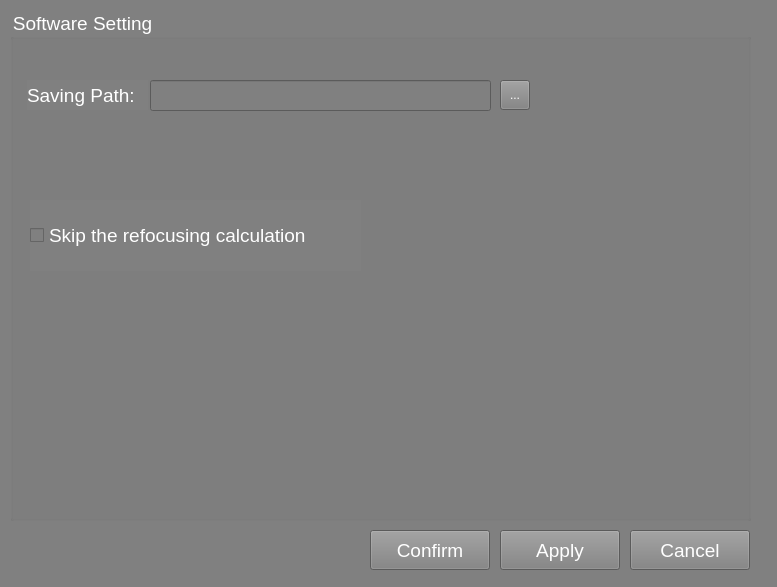
<?xml version="1.0" encoding="UTF-8"?>
<ui version="4.0">
 <class>SoftwareSetting</class>
 <widget class="QWidget" name="SoftwareSetting">
  <property name="geometry">
   <rect>
    <x>0</x>
    <y>0</y>
    <width>777</width>
    <height>587</height>
   </rect>
  </property>
  <property name="contextMenuPolicy">
   <enum>Qt::NoContextMenu</enum>
  </property>
  <property name="windowTitle">
   <string>Software Setting</string>
  </property>
  <property name="windowIcon">
   <iconset resource="UI_res.qrc">
    <normaloff>:/logo/imcl_logo</normaloff>:/logo/imcl_logo</iconset>
  </property>
  <property name="windowOpacity">
   <double>0.900000000000000</double>
  </property>
  <property name="styleSheet">
   <string notr="true">background: gray;
color: rgb(255, 255, 255);</string>
  </property>
  <widget class="QGroupBox" name="groupBox">
   <property name="geometry">
    <rect>
     <x>10</x>
     <y>10</y>
     <width>741</width>
     <height>511</height>
    </rect>
   </property>
   <property name="font">
    <font>
     <pointsize>14</pointsize>
    </font>
   </property>
   <property name="title">
    <string>Software Setting</string>
   </property>
   <widget class="QLineEdit" name="line_editor_project_path">
    <property name="enabled">
     <bool>true</bool>
    </property>
    <property name="geometry">
     <rect>
      <x>140</x>
      <y>70</y>
      <width>341</width>
      <height>31</height>
     </rect>
    </property>
    <property name="minimumSize">
     <size>
      <width>341</width>
      <height>31</height>
     </size>
    </property>
    <property name="font">
     <font>
      <pointsize>14</pointsize>
     </font>
    </property>
   </widget>
   <widget class="QToolButton" name="btn_project_path">
    <property name="enabled">
     <bool>true</bool>
    </property>
    <property name="geometry">
     <rect>
      <x>490</x>
      <y>70</y>
      <width>30</width>
      <height>30</height>
     </rect>
    </property>
    <property name="text">
     <string>...</string>
    </property>
   </widget>
   <widget class="QLabel" name="label_project_path">
    <property name="geometry">
     <rect>
      <x>17</x>
      <y>70</y>
      <width>121</width>
      <height>30</height>
     </rect>
    </property>
    <property name="font">
     <font>
      <pointsize>14</pointsize>
     </font>
    </property>
    <property name="text">
     <string>Saving Path: </string>
    </property>
   </widget>
   <widget class="QCheckBox" name="checkBox">
    <property name="geometry">
     <rect>
      <x>20</x>
      <y>190</y>
      <width>331</width>
      <height>71</height>
     </rect>
    </property>
    <property name="font">
     <font>
      <pointsize>14</pointsize>
     </font>
    </property>
    <property name="text">
     <string>Skip the refocusing calculation</string>
    </property>
   </widget>
  </widget>
  <widget class="QPushButton" name="btn_confirm">
   <property name="geometry">
    <rect>
     <x>370</x>
     <y>530</y>
     <width>120</width>
     <height>40</height>
    </rect>
   </property>
   <property name="font">
    <font>
     <pointsize>14</pointsize>
    </font>
   </property>
   <property name="text">
    <string>Confirm</string>
   </property>
  </widget>
  <widget class="QPushButton" name="btn_apply">
   <property name="geometry">
    <rect>
     <x>500</x>
     <y>530</y>
     <width>120</width>
     <height>40</height>
    </rect>
   </property>
   <property name="font">
    <font>
     <pointsize>14</pointsize>
    </font>
   </property>
   <property name="text">
    <string>Apply</string>
   </property>
  </widget>
  <widget class="QPushButton" name="btn_cancel">
   <property name="geometry">
    <rect>
     <x>630</x>
     <y>530</y>
     <width>120</width>
     <height>40</height>
    </rect>
   </property>
   <property name="font">
    <font>
     <pointsize>14</pointsize>
    </font>
   </property>
   <property name="text">
    <string>Cancel</string>
   </property>
  </widget>
 </widget>
 <resources>
  <include location="UI_res.qrc"/>
 </resources>
 <connections/>
</ui>
